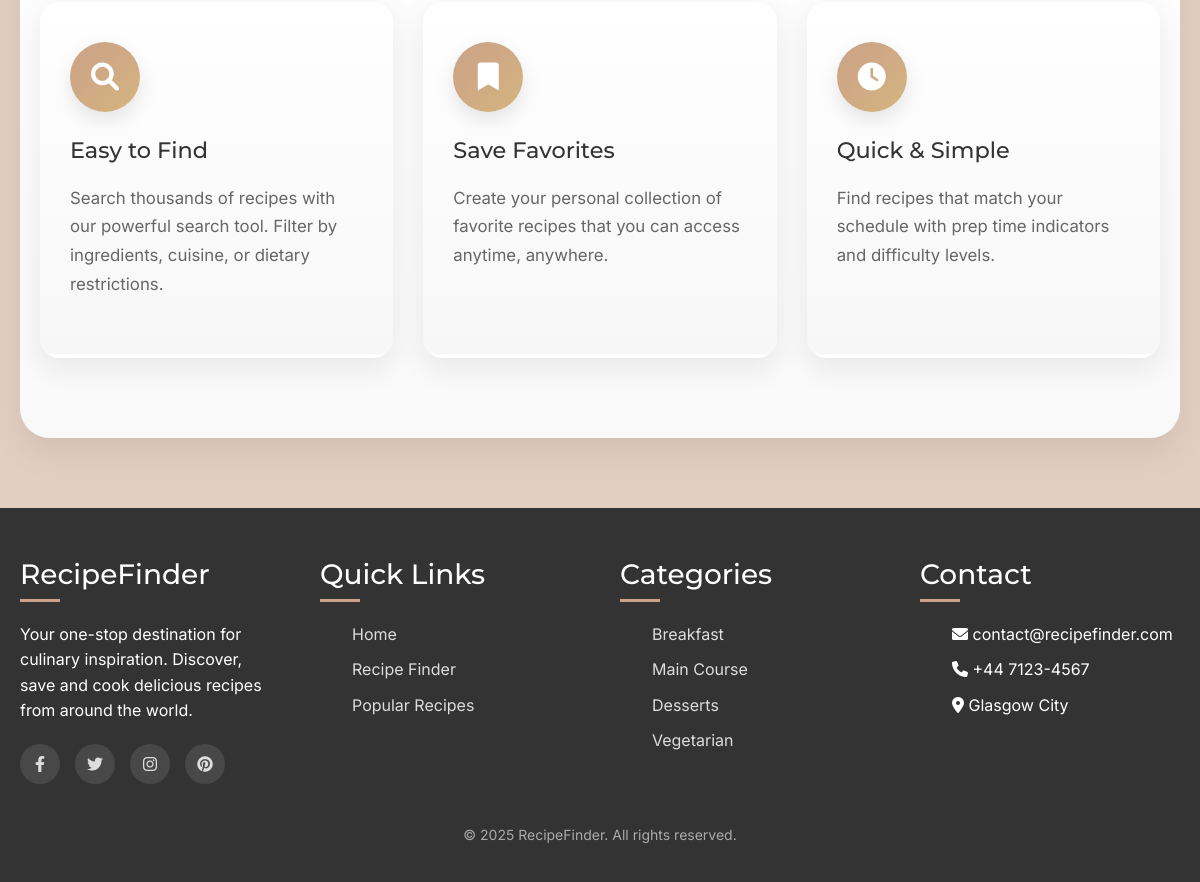
The app's page / (lower part), older data.
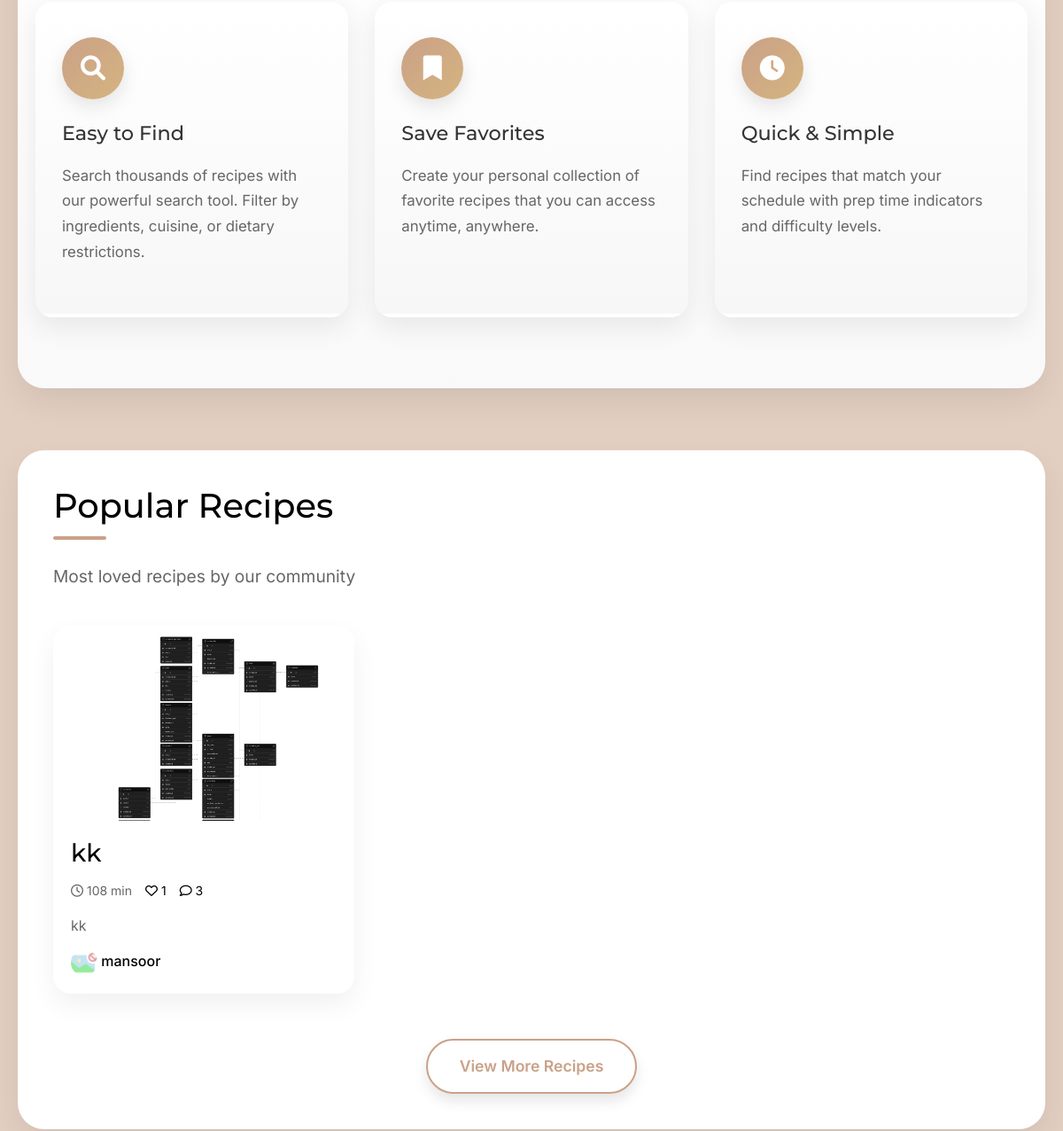
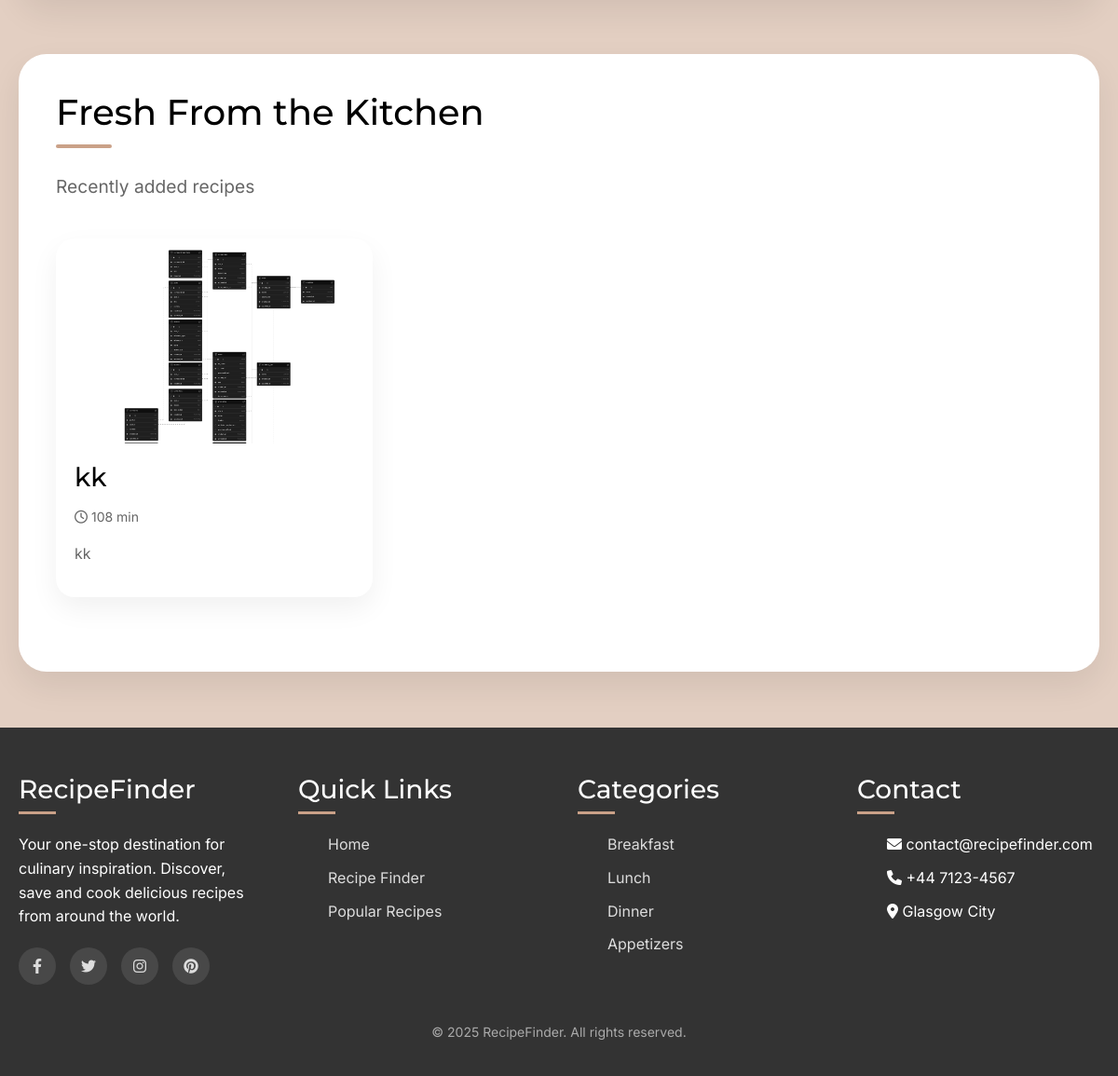
The same page, newer data (2 pictures, top to bottom).
### RecipeFinderApp/models.py (models this page shows, shortened)
class Recipe(models.Model):
    DIFFICULTY_CHOICES = (
        ('easy', 'Easy'),
        ('medium', 'Medium'),
        ('hard', 'Hard'),
    )
    title = models.CharField(max_length=200)
    slug = models.SlugField(unique=True)  # Used for SEO-friendly URLs
    author = models.ForeignKey(User, on_delete=models.CASCADE, related_name='recipes')
    description = models.TextField()
    ingredients = models.TextField(help_text="Enter ingredients, one per line")
    instructions = models.TextField(help_text="Enter instructions step by step")
    cooking_time = models.IntegerField(help_text="In minutes")
    prep_time = models.IntegerField(help_text="In minutes")
    servings = models.IntegerField(default=1)
    difficulty = models.CharField(max_length=10, choices=DIFFICULTY_CHOICES, default='medium')
    categories = models.ManyToManyField(Category, related_name='recipes')
    notes = models.TextField(blank=True, null=True, help_text="Additional notes, tips, or variations for this recipe")
    created_at = models.DateTimeField(auto_now_add=True)
    updated_at = models.DateTimeField(auto_now=True)
    featured = models.BooleanField(default=False)  # For highlighting recipes on the home page
    class Meta:
        ordering = ['-created_at']  # Newest recipes first
    @property
    def total_time(self):
        return self.cooking_time + self.prep_time
    @property
    def comments_count(self):
        return self.comments.count()

class RecipeImage(models.Model):
    recipe = models.ForeignKey(Recipe, on_delete=models.CASCADE, related_name='images')
    image = models.ImageField(upload_to='recipe_images/')
    caption = models.CharField(max_length=200, blank=True)
    is_primary = models.BooleanField(default=False)  # Main image shown in listings
    uploaded_at = models.DateTimeField(auto_now_add=True)
    class Meta:
        ordering = ['-is_primary', 'uploaded_at']  # Primary images first, then by date

class UserProfile(models.Model):
    user = models.OneToOneField(User, on_delete=models.CASCADE, related_name='profile')
    profile_pic = models.ImageField(upload_to='profile_pics/', blank=True, null=True)
    bio = models.TextField(blank=True, null=True)
    is_chef = models.BooleanField(default=False)  # Indicates if the user identifies as a chef
    chef_verified = models.BooleanField(default=False)  # Verified status after approval
    website = models.URLField(blank=True, null=True)
    location = models.CharField(max_length=100, blank=True, null=True)
    date_joined = models.DateTimeField(auto_now_add=True)

class Category(models.Model):
    name = models.CharField(max_length=100)
    slug = models.SlugField(unique=True)  # Used in URLs
    description = models.TextField(blank=True)
    class Meta:
        verbose_name_plural = "Categories"

### RecipeFinderApp/views.py (the view)
# urls.py: path('', views.home, name='home'),
def home(request):
    featured_recipes = Recipe.objects.filter(featured=True)[:3]
    popular_recipes = Recipe.objects.annotate(
        total_likes=Count('likes')).order_by('-total_likes')[:6]
    newest_recipes = Recipe.objects.order_by('-created_at')[:6]
    categories = Category.objects.all()
    liked_recipes_ids = []
    if request.user.is_authenticated:
        liked_recipes_ids = Like.objects.filter(user=request.user).values_list('recipe_id', flat=True)
    context = {
        'featured_recipes': featured_recipes,
        'popular_recipes': popular_recipes,
        'newest_recipes': newest_recipes,
        'categories': categories,
        'liked_recipes_ids': liked_recipes_ids
    }
    return render(request, 'recipe_finder/home.html', context)

### templates/recipe_finder/home.html (shortened to what the changed rows need)
{% extends 'recipe_finder/base.html' %}
{% load static %}
{% block page_css %}
<link rel="stylesheet" href="{% static 'css/pages/home.css' %}">
{% endblock %}
{% block content %}
    {% if popular_recipes %}
    <section class="popular-recipes">
        <div class="section-heading">
            <h2>Popular Recipes</h2>
            <p>Most loved recipes by our community</p>
        </div>
        <div class="recipes-grid">
            {% for recipe in popular_recipes %}
                <div class="recipe-card">
                    <div class="recipe-image">
                        <a href="{% url 'recipe_detail' recipe.slug %}">
                        {% if recipe.images.exists %}
                            <img src="{{ recipe.images.first.image.url }}" alt="{{ recipe.title }}">
                        {% else %}
                            <img src="{% static 'images/recipe-placeholder.jpg' %}" alt="{{ recipe.title }}">
                        {% endif %}
                        </a>
                        <div class="recipe-badge">
                            <span class="difficulty-badge {{ recipe.difficulty }}">{{ recipe.get_difficulty_display }}</span>
                        </div>
                    </div>
                    <div class="recipe-info">
                        <h3><a href="{% url 'recipe_detail' recipe.slug %}">{{ recipe.title }}</a></h3>
                        <div class="recipe-meta">
                            <span><i class="far fa-clock"></i> {{ recipe.total_time }} min</span>
                            <span>
                                <a href="#" class="like-recipe-link" data-recipe-id="{{ recipe.id }}">
                                    <i class="{% if user.is_authenticated and recipe.id in liked_recipes_ids %}fas{% else %}far{% endif %} fa-heart"></i>
                                    <span class="like-count">{% if recipe.total_likes %}{{ recipe.total_likes }}{% else %}{{ recipe.likes_count }}{% endif %}</span>
                                </a>
                            </span>
                            <span>
                                <a href="{% url 'recipe_detail' recipe.slug %}#comments">
                                    <i class="far fa-comment"></i> {{ recipe.comments_count }}
                                </a>
                            </span>
                        </div>
                        <p class="recipe-excerpt">{{ recipe.description|truncatechars:100 }}</p>
                        <div class="recipe-author">
                            <a href="{% url 'profile_with_username' recipe.author.username %}">
                                {% if recipe.author.profile.profile_pic %}
                                    <img src="{{ recipe.author.profile.profile_pic.url }}" alt="{{ recipe.author.username }}">
                                {% else %}
                                    <i class="fas fa-user-circle"></i>
                                {% endif %}
                                <span>{{ recipe.author.username }}
                                </span>
                            </a>
                        </div>
                    </div>
                </div>
            {% endfor %}
        </div>
        <div class="view-more">
            <a href="{% url 'recipe_list' %}?sort=popular" class="btn btn-outline">View More Recipes</a>
        </div>
    </section>
    {% endif %}
    {% if newest_recipes %}
    <section class="newest-recipes">
        <div class="section-heading">
            <h2>Fresh From the Kitchen</h2>
            <p>Recently added recipes</p>
        </div>
        <div class="recipes-grid">
            {% for recipe in newest_recipes %}
                <div class="recipe-card">
                    <div class="recipe-image">
                        <a href="{% url 'recipe_detail' recipe.slug %}">
                        {% if recipe.images.exists %}
                            <img src="{{ recipe.images.first.image.url }}" alt="{{ recipe.title }}">
                        {% else %}
                            <img src="{% static 'images/recipe-placeholder.jpg' %}" alt="{{ recipe.title }}">
                        {% endif %}
                        </a>
                        <div class="recipe-badge">
                            <span class="difficulty-badge {{ recipe.difficulty }}">{{ recipe.get_difficulty_display }}</span>
                        </div>
                    </div>
                    <div class="recipe-info">
                        <h3><a href="{% url 'recipe_detail' recipe.slug %}">{{ recipe.title }}</a></h3>
                        <div class="recipe-meta">
                            <span><i class="far fa-clock"></i> {{ recipe.total_time }} min</span>
                        </div>
                        <p class="recipe-excerpt">{{ recipe.description|truncatechars:100 }}</p>
                    </div>
                </div>
            {% endfor %}
        </div>
    </section>
    {% endif %}
{% endblock %}

### templates/recipe_finder/base.html (shortened to what this page needs)
{% load static %}
<!DOCTYPE html>
<html lang="en">
<head>
    <link rel="stylesheet" href="https://cdnjs.cloudflare.com/ajax/libs/font-awesome/6.0.0-beta3/css/all.min.css">
    <link href="https://cdn.jsdelivr.net/npm/bootstrap@5.1.3/dist/css/bootstrap.min.css" rel="stylesheet">
    <link rel="stylesheet" href="{% static 'css/shared/main.css' %}">
    <link rel="stylesheet" href="{% static 'css/shared/layout.css' %}">
    <link rel="stylesheet" href="{% static 'css/shared/components.css' %}">
    {% block page_css %}{% endblock %}
</head>
<body>
    <div class="container">
        {% block content %}{% endblock %}
    </div>
    <footer class="footer">
        <div class="container">
            <div class="footer-content">
                <div class="footer-section">
                    <h3>RecipeFinder</h3>
                    <p>Your one-stop destination for culinary inspiration. Discover, save and cook delicious recipes from around the world.</p>
                    <div class="social-links">
                        <a href="#"><i class="fab fa-facebook-f"></i></a>
                        <a href="#"><i class="fab fa-twitter"></i></a>
                        <a href="#"><i class="fab fa-instagram"></i></a>
                        <a href="#"><i class="fab fa-pinterest"></i></a>
                    </div>
                </div>
                <div class="footer-section">
                    <h3>Quick Links</h3>
                    <ul>
                        <li><a href="{% url 'home' %}">Home</a></li>
                        <li><a href="{% url 'recipe_list' %}">Recipe Finder</a></li>
                        <li><a href="{% url 'recipe_list' %}?sort=popular">Popular Recipes</a></li>
                    </ul>
                </div>
                <div class="footer-section">
                    <h3>Categories</h3>
                    <ul>
                        {% for category in categories|slice:":4" %}
                            <li><a href="{% url 'category_detail' category.slug %}">{{ category.name }}</a></li>
                        {% empty %}
                            <li><a href="#">Breakfast</a></li>
                            <li><a href="#">Main Course</a></li>
                            <li><a href="#">Desserts</a></li>
                            <li><a href="#">Vegetarian</a></li>
                        {% endfor %}
                    </ul>
                </div>
                <div class="footer-section">
                    <h3>Contact</h3>
                    <ul>
                        <li><i class="fas fa-envelope"></i> contact@recipefinder.com</li>
                        <li><i class="fas fa-phone"></i> +44 7123-4567</li>
                        <li><i class="fas fa-map-marker-alt"></i> Glasgow City</li>
                    </ul>
                </div>
            </div>
            <div class="copyright">
                <p>&copy; {% now "Y" %} RecipeFinder. All rights reserved.</p>
            </div>
        </div>
    </footer>
</body>
</html>

Row changes from the older to the newer data that the page shows:
added Recipe: images.first.image (picture), title "kk", total_time "108", total_likes "1", comments_count "3", description "kk", author.profile.profile_pic (placeholder picture), author.username "mansoor"
added Category: name "Breakfast"
added Category: name "Lunch"
added Category: name "Dinner"
added Category: name "Appetizers"
Text that changed along with them:
text no longer shown: "Breakfast Main Course Desserts Vegetarian"
text now shown: "Popular Recipes Most loved recipes by our community View More Recipes Fresh From the Kitchen Recently added recipes"
